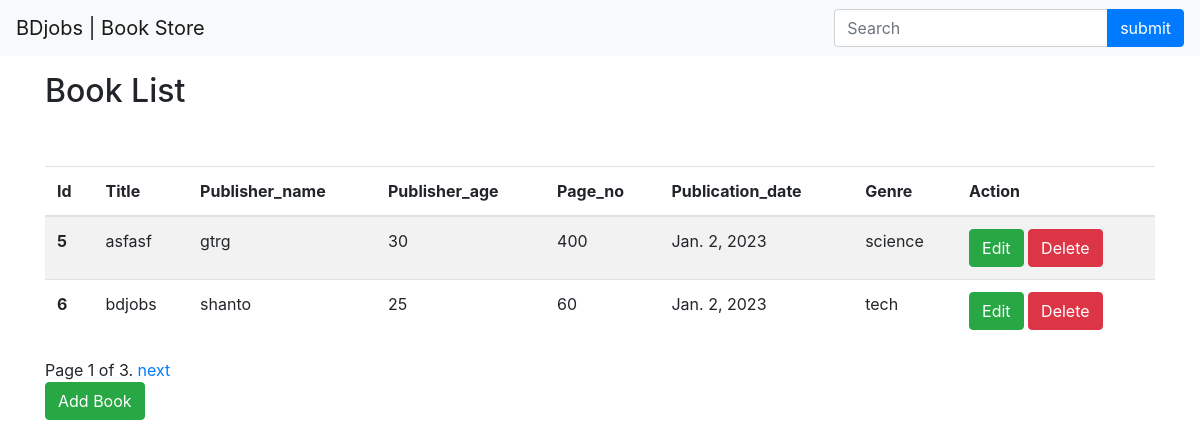
The page / on the database its author committed.
### book/models.py (models this page shows, shortened)
class Book(models.Model):
    age_choices = [
        ('20','20'),
        ('25','25'),
        ('30','30'),
        ('40','40'),
    ]
    book_type = [
        ('science','Science'),
        ('tech','Tech'),
        ('lifestyle','Lifestyle')
    ]
    serial = models.AutoField(primary_key=True)
    title = models.CharField(max_length=100)
    publisher_name = models.CharField(max_length=100)
    publisher_age = models.CharField(max_length=20,choices=age_choices,default=0)
    page_no = models.IntegerField(default=0)
    publication_date = models.DateField()
    genre = models.CharField(max_length=100,choices=book_type)

### book/views.py (the view)
# urls.py: path('',views.home.as_view(),name='home'),
class home(ListView):
    model = Book
    template_name = 'list.html'
    context_object_name = 'lists'
    paginate_by = 2

### templates/list.html (shortened to what this page needs)
{% extends 'include/base.html' %}
{% block content %}
<section class="section-pagetop bg">
  <div class="container">
    {% if 'search' in request.path %}
    <h2 class="title-page mt-3">Searching for <span class="text-danger">{{keyword}}</span></h2>
    {% else %}
    <h2 class="title-page mt-3">Book List</h2>
    {% endif %}
  </div>
  </section>
<div class="container">
    <div class="row">
        <div class="col mt-5">
            <table class="table table-striped">
                <thead>
                  <tr>
                    <th scope="col">Id</th>
                    <th scope="col">Title</th>
                    <th scope="col">Publisher_name</th>
                    <th scope="col">Publisher_age</th>
                    <th scope="col">Page_no</th>
                    <th scope="col">Publication_date</th>
                    <th scope="col">Genre</th>
                    <th scope="col">Action</th>
                  </tr>
                </thead>
                <tbody>
                  {% for book in lists %}
                  <tr>
                    <th scope="row">{{book.serial}}</th>
                    <td>{{book.title}}</td>
                    <td>{{book.publisher_name}}</td>
                    <td>{{book.publisher_age}}</td>
                    <td>{{book.page_no}}</td>
                    <td>{{book.publication_date}}</td>
                    <td>{{book.genre}}</td>
                    <td><a href="{% url 'update' book.serial %}" class="btn btn-success">Edit</a> <a href="{% url 'delete' book.serial %}" class="btn btn-danger">Delete</a></td>
                  </tr>
                  {% endfor %}
                </tbody>
              </table>
              {% if is_paginated %}
              <div class="pagination">
                  <span class="page-links">
                      <span class="page-current">
                          Page {{ page_obj.number }} of {{ page_obj.paginator.num_pages }}.
                      </span>
                      {% if page_obj.has_next %}
                          <a href="?page={{ page_obj.next_page_number }}">next</a>
                      {% endif %}
                  </span>
              </div>
          {% endif %}
              <a href="{% url 'create' %}" class="btn btn-success"> Add Book</a>
        </div>
    </div>
</div>
{% endblock  %}

### templates/include/base.html (shortened to what this page needs)
{% load static %}
<!DOCTYPE HTML>
<html lang="en">
<head>
<link rel="stylesheet" href="https://cdnjs.cloudflare.com/ajax/libs/font-awesome/4.7.0/css/font-awesome.min.css">
<link rel="stylesheet" href="https://cdn.jsdelivr.net/npm/bootstrap@4.6.2/dist/css/bootstrap.min.css">
</head>
<body>
    <nav class="navbar navbar-light bg-light justify-content-between">
        <a class="navbar-brand" href="{% url 'home' %}">BDjobs | Book Store</a>
        <form action="{% url 'search' %}" class="search" method="GET">
          <div class="input-group w-100">
              <input type="text" class="form-control" style="width:60%;" placeholder="Search" name="keyword">
              <div class="input-group-append">
                <button class="btn btn-primary" type="submit">
                  submit
                </button>
              </div>
          </div>
      </form>
      </nav>
{% block content %}
{% endblock %}
</body>
</html>

### rows shown on the page
Book: serial "5", title "asfasf", publisher_name "gtrg", publisher_age "30", page_no "400", publication_date "Jan. 2, 2023", genre "science"
Book: serial "6", title "bdjobs", publisher_name "shanto", publisher_age "25", page_no "60", publication_date "Jan. 2, 2023", genre "tech"

### other values the page prints
{{ page_obj.number }} "1"
{{ page_obj.paginator.num_pages }} "3"
